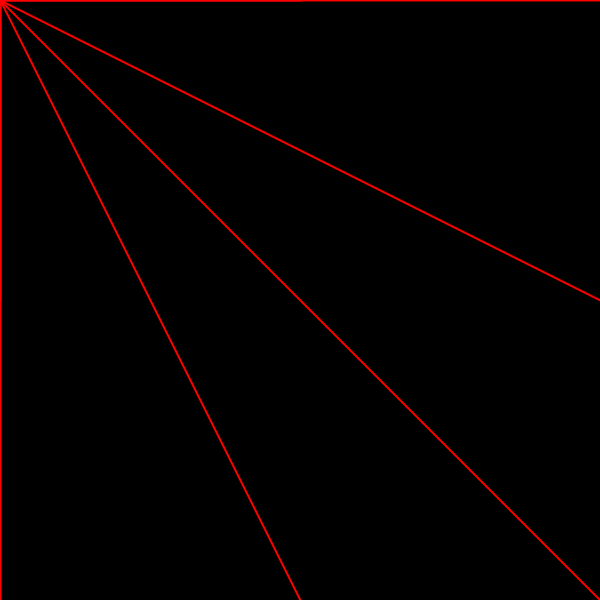
Frame 1 (no input)
Frame 60 (the mouse pressed at the canvas centre just before this capture): identical to frame 1, image omitted
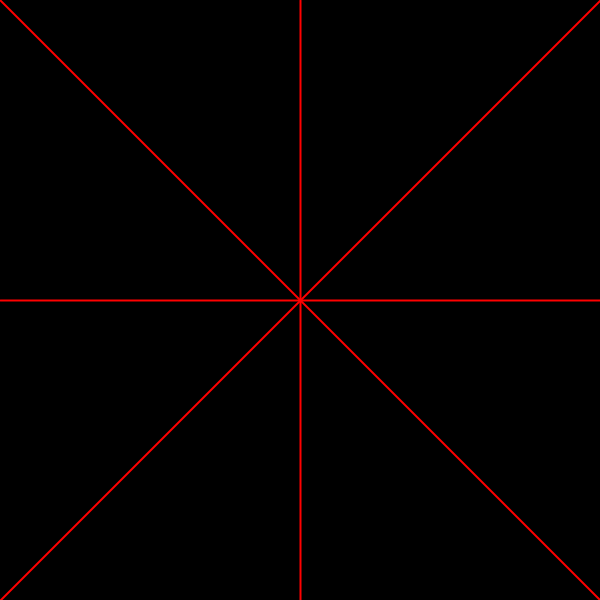
Frame 120 (the mouse held since frame 60 and released just before this capture)

The Processing sketch that drew these frames (run headless with seeded random() and noise(); from frame 60 on, the mouse is pressed at the canvas centre):

// Processing sketch: Day_2b
// ── Day_2b.pde
void setup(){
  size (600,600);
  stroke(255,0,0);
  strokeWeight(2);
}
void draw(){
  background(0);
  
  line(0,height/2,mouseX,mouseY);
  line(width/2,0,mouseX,mouseY);
  line(width,height/2,mouseX,mouseY);
  line(width/2,height,mouseX,mouseY);
  
  line(0,0,mouseX,mouseY);
  line(0,height,mouseX,mouseY);
  line(width,0,mouseX,mouseY);
  line(width,height,mouseX,mouseY);
}
